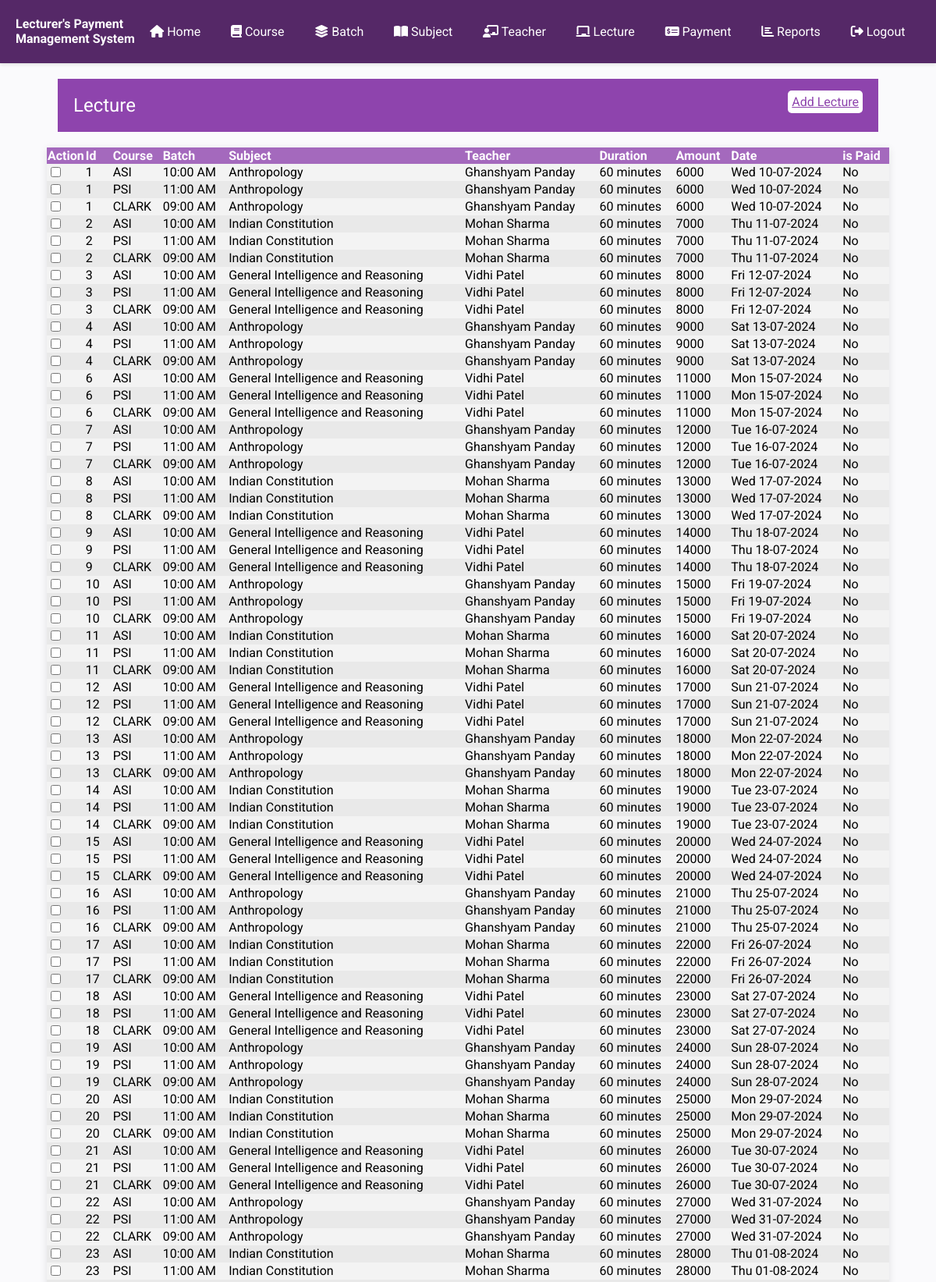
The app's page /Project/lecture.php (signed in, upper part) with its own data.
### tables this page shows
CREATE TABLE IF NOT EXISTS `lecture` (
  `id` int(11) NOT NULL AUTO_INCREMENT,
  `teacherid` int(11) NOT NULL,
  `subjectid` int(11) NOT NULL,
  `batchid` int(11) NOT NULL,
  `duration` int(11) NOT NULL,
  `amount` int(11) NOT NULL,
  `lecturedate` date NOT NULL,
  `payoutid` int(11) DEFAULT NULL,
  PRIMARY KEY (`id`)
);

CREATE TABLE IF NOT EXISTS `course` (
  `id` int(11) NOT NULL AUTO_INCREMENT,
  `title` varchar(256) NOT NULL,
  `fees` int(11) NOT NULL,
  `duration` int(11) NOT NULL,
  `description` text NOT NULL,
  `isdeleted` int(11) NOT NULL DEFAULT '0',
  PRIMARY KEY (`id`)
);

CREATE TABLE IF NOT EXISTS `batch` (
  `id` int(11) NOT NULL AUTO_INCREMENT,
  `courseid` int(11) NOT NULL,
  `startdate` date NOT NULL,
  `enddate` date NOT NULL,
  `classtime` text NOT NULL,
  `isdeleted` int(11) NOT NULL DEFAULT '0',
  PRIMARY KEY (`id`)
);

CREATE TABLE IF NOT EXISTS `subject` (
  `id` int(11) NOT NULL AUTO_INCREMENT,
  `courseid` int(11) NOT NULL,
  `title` text NOT NULL,
  `rate` int(11) NOT NULL,
  `isdeleted` int(11) NOT NULL DEFAULT '0',
  PRIMARY KEY (`id`)
);

CREATE TABLE IF NOT EXISTS `teacher` (
  `id` int(11) NOT NULL AUTO_INCREMENT,
  `fullname` text NOT NULL,
  `mobile` bigint(10) NOT NULL,
  `email` text NOT NULL,
  `gender` int(11) NOT NULL,
  `qulification` text NOT NULL,
  `experience` text NOT NULL,
  `photo` text NOT NULL,
  `isdeleted` int(11) NOT NULL DEFAULT '0',
  PRIMARY KEY (`id`)
);

### Project/inc/datetime_functions.php (called while the page is built)
<?php
    function toDMY($mydate)
    {
        return date("D d-m-Y", strtotime($mydate));
    }
?>

### Project/lecture.php (the view, shortened to what this page needs)
<?php
require_once('inc/connection.php');
require_once('inc/datetime_functions.php');
require_once('inc/header-part.php');
?>
</head>
<body>
    <?php require_once('inc/menu.php'); ?>
    <div class="heading">
        <div>
            <span>Lecture</span>
            <span><a href="add_lecture.php">Add Lecture</a></span>
        </div>
    </div>
    <div class="container">
        <table align="center" class="data">
            <thead>
                <tr>
                    <th width='3%'>Action</th>
                    <th>Id</th>
                    <th>Course</th>
                    <th>Batch</th>
                    <th>Subject</th>
                    <th>Teacher</th>
                    <th>Duration</th>
                    <th>Amount</th>
                    <th>Date</th>
                    <th>is Paid</th>
                </tr>
            </thead>
            <tbody>
            <?php
                    $sql ="select l.id as id,l.duration as duration,l.amount,lecturedate,payoutid,t.fullname,c.title as coursetitle, s.title as subjecttitle,classtime from lecture l,course c,subject s,teacher t,batch b where l.batchid=t.id and l.subjectid=s.id and b. courseid=c.id order by id";
                    $cmd = $db->prepare($sql);
                    $cmd->execute();
                    $table = $cmd->fetchAll();
                    foreach ($table as $row) {
                        extract($row);
                ?>
                <tr>
                    <td>
                        <input type="checkbox" name="" id="">
                    </td>
                    <td><?= $id;?></td>
                        <td><?= $coursetitle; ?></td>
                        <td><?= $classtime; ?></td>
                        <td><?= $subjecttitle; ?></td>
                        <td><?= $fullname; ?></td>
                        <td><?= $duration; ?> minutes</td>
                        <td><?= $amount; ?></td>
                        <td><?= toDMY($row['lecturedate']); ?></td>
                        <td><?php
                            if($payoutid == null)
                                echo "No";
                            else
                                $payoutid;
                        ?></td>
                </tr>
                <?php
                    }
                ?>
            </tbody>
        </table>
    </div>
</body>
<?php
require_once('inc/footer.php');
?>

### Project/style.css (style rules this page uses)
body { font-family: 'Roboto', sans-serif; background-color: #fafafc; margin: 0; padding: 0; }
.data { width: 90%; border-collapse: collapse; margin: 20px 0; margin: auto; box-shadow: 0 2px 10px rgba(0, 0, 0, 0.1); background-color: #fff; }
.data>thead>tr { background-color: #a469bd; color: #ffffff; text-align: left; }
.data>tbody>tr:nth-child(odd) { background-color: #f3f3f3; }
.data>tbody>tr:nth-child(even) { background-color: #e9e9e9; }
.container { width: 100%; max-width: 1200px; margin: 0 auto; }
.heading { width: 86%; margin: auto; background-color: #8e44ad; color: white; margin-bottom: 20px; margin-top: 20px; padding: 10px; }
.heading>div { display: flex; justify-content: space-between; }
.heading>div>span>a { background-color: white; padding: 5px; border-radius: 5px; color: #8e44ad; }
.heading>* { padding: 10px; }
.heading>div>span:first-child { font-size: 1.5rem; }

### records on screen
lecture: id "1", course.title "ASI", batchid.classtime "10:00 AM", subjectid.title "Anthropology", teacherid.fullname "Ghanshyam Panday", duration "60", amount "6000", lecturedate "Wed 10-07-2024", course.title "PSI", batch.classtime "11:00 AM", course.title "CLARK", batch.classtime "09:00 AM"
lecture: id "2", course.title "ASI", batch.classtime "10:00 AM", subjectid.title "Indian Constitution", teacherid.fullname "Mohan Sharma", duration "60", amount "7000", lecturedate "Thu 11-07-2024", course.title "PSI", batchid.classtime "11:00 AM", course.title "CLARK", batch.classtime "09:00 AM"
lecture: id "3", course.title "ASI", batch.classtime "10:00 AM", subjectid.title "General Intelligence and Reasoning", teacherid.fullname "Vidhi Patel", duration "60", amount "8000", lecturedate "Fri 12-07-2024", course.title "PSI", batch.classtime "11:00 AM", course.title "CLARK", batchid.classtime "09:00 AM"
lecture: id "4", course.title "ASI", batchid.classtime "10:00 AM", subjectid.title "Anthropology", teacherid.fullname "Ghanshyam Panday", duration "60", amount "9000", lecturedate "Sat 13-07-2024", course.title "PSI", batch.classtime "11:00 AM", course.title "CLARK", batch.classtime "09:00 AM"
lecture: id "6", course.title "ASI", batch.classtime "10:00 AM", subjectid.title "General Intelligence and Reasoning", teacherid.fullname "Vidhi Patel", duration "60", amount "11000", lecturedate "Mon 15-07-2024", course.title "PSI", batch.classtime "11:00 AM", course.title "CLARK", batchid.classtime "09:00 AM"
lecture: id "7", course.title "ASI", batchid.classtime "10:00 AM", subjectid.title "Anthropology", teacherid.fullname "Ghanshyam Panday", duration "60", amount "12000", lecturedate "Tue 16-07-2024", course.title "PSI", batch.classtime "11:00 AM", course.title "CLARK", batch.classtime "09:00 AM"
lecture: id "8", course.title "ASI", batch.classtime "10:00 AM", subjectid.title "Indian Constitution", teacherid.fullname "Mohan Sharma", duration "60", amount "13000", lecturedate "Wed 17-07-2024", course.title "PSI", batchid.classtime "11:00 AM", course.title "CLARK", batch.classtime "09:00 AM"
lecture: id "9", course.title "ASI", batch.classtime "10:00 AM", subjectid.title "General Intelligence and Reasoning", teacherid.fullname "Vidhi Patel", duration "60", amount "14000", lecturedate "Thu 18-07-2024", course.title "PSI", batch.classtime "11:00 AM", course.title "CLARK", batchid.classtime "09:00 AM"
lecture: id "10", course.title "ASI", batchid.classtime "10:00 AM", subjectid.title "Anthropology", teacherid.fullname "Ghanshyam Panday", duration "60", amount "15000", lecturedate "Fri 19-07-2024", course.title "PSI", batch.classtime "11:00 AM", course.title "CLARK", batch.classtime "09:00 AM"
lecture: id "11", course.title "ASI", batch.classtime "10:00 AM", subjectid.title "Indian Constitution", teacherid.fullname "Mohan Sharma", duration "60", amount "16000", lecturedate "Sat 20-07-2024", course.title "PSI", batchid.classtime "11:00 AM", course.title "CLARK", batch.classtime "09:00 AM"
lecture: id "12", course.title "ASI", batch.classtime "10:00 AM", subjectid.title "General Intelligence and Reasoning", teacherid.fullname "Vidhi Patel", duration "60", amount "17000", lecturedate "Sun 21-07-2024", course.title "PSI", batch.classtime "11:00 AM", course.title "CLARK", batchid.classtime "09:00 AM"
lecture: id "13", course.title "ASI", batchid.classtime "10:00 AM", subjectid.title "Anthropology", teacherid.fullname "Ghanshyam Panday", duration "60", amount "18000", lecturedate "Mon 22-07-2024", course.title "PSI", batch.classtime "11:00 AM", course.title "CLARK", batch.classtime "09:00 AM"
lecture: id "14", course.title "ASI", batch.classtime "10:00 AM", subjectid.title "Indian Constitution", teacherid.fullname "Mohan Sharma", duration "60", amount "19000", lecturedate "Tue 23-07-2024", course.title "PSI", batchid.classtime "11:00 AM", course.title "CLARK", batch.classtime "09:00 AM"
lecture: id "15", course.title "ASI", batch.classtime "10:00 AM", subjectid.title "General Intelligence and Reasoning", teacherid.fullname "Vidhi Patel", duration "60", amount "20000", lecturedate "Wed 24-07-2024", course.title "PSI", batch.classtime "11:00 AM", course.title "CLARK", batchid.classtime "09:00 AM"
lecture: id "16", course.title "ASI", batchid.classtime "10:00 AM", subjectid.title "Anthropology", teacherid.fullname "Ghanshyam Panday", duration "60", amount "21000", lecturedate "Thu 25-07-2024", course.title "PSI", batch.classtime "11:00 AM", course.title "CLARK", batch.classtime "09:00 AM"
lecture: id "17", course.title "ASI", batch.classtime "10:00 AM", subjectid.title "Indian Constitution", teacherid.fullname "Mohan Sharma", duration "60", amount "22000", lecturedate "Fri 26-07-2024", course.title "PSI", batchid.classtime "11:00 AM", course.title "CLARK", batch.classtime "09:00 AM"
lecture: id "18", course.title "ASI", batch.classtime "10:00 AM", subjectid.title "General Intelligence and Reasoning", teacherid.fullname "Vidhi Patel", duration "60", amount "23000", lecturedate "Sat 27-07-2024", course.title "PSI", batch.classtime "11:00 AM", course.title "CLARK", batchid.classtime "09:00 AM"
lecture: id "19", course.title "ASI", batchid.classtime "10:00 AM", subjectid.title "Anthropology", teacherid.fullname "Ghanshyam Panday", duration "60", amount "24000", lecturedate "Sun 28-07-2024", course.title "PSI", batch.classtime "11:00 AM", course.title "CLARK", batch.classtime "09:00 AM"
lecture: id "20", course.title "ASI", batch.classtime "10:00 AM", subjectid.title "Indian Constitution", teacherid.fullname "Mohan Sharma", duration "60", amount "25000", lecturedate "Mon 29-07-2024", course.title "PSI", batchid.classtime "11:00 AM", course.title "CLARK", batch.classtime "09:00 AM"
lecture: id "21", course.title "ASI", batch.classtime "10:00 AM", subjectid.title "General Intelligence and Reasoning", teacherid.fullname "Vidhi Patel", duration "60", amount "26000", lecturedate "Tue 30-07-2024", course.title "PSI", batch.classtime "11:00 AM", course.title "CLARK", batchid.classtime "09:00 AM"
lecture: id "22", course.title "ASI", batchid.classtime "10:00 AM", subjectid.title "Anthropology", teacherid.fullname "Ghanshyam Panday", duration "60", amount "27000", lecturedate "Wed 31-07-2024", course.title "PSI", batch.classtime "11:00 AM", course.title "CLARK", batch.classtime "09:00 AM"
lecture: id "23", course.title "ASI", batch.classtime "10:00 AM", subjectid.title "Indian Constitution", teacherid.fullname "Mohan Sharma", duration "60", amount "28000", lecturedate "Thu 01-08-2024", course.title "PSI", batchid.classtime "11:00 AM"
